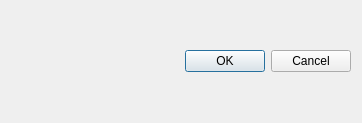
<?xml version="1.0" encoding="UTF-8"?>
<ui version="4.0">
 <class>DataShowForm</class>
 <widget class="QDialog" name="DataShowForm">
  <property name="geometry">
   <rect>
    <x>0</x>
    <y>0</y>
    <width>362</width>
    <height>123</height>
   </rect>
  </property>
  <property name="windowTitle">
   <string>Form</string>
  </property>
  <layout class="QVBoxLayout" name="verticalLayout_3">
   <item>
    <layout class="QHBoxLayout" name="horizontalLayout">
     <item>
      <layout class="QVBoxLayout" name="labelsLayout"/>
     </item>
     <item>
      <layout class="QVBoxLayout" name="inputLayout"/>
     </item>
    </layout>
   </item>
   <item>
    <widget class="QDialogButtonBox" name="buttonBox">
     <property name="standardButtons">
      <set>QDialogButtonBox::Cancel|QDialogButtonBox::Ok</set>
     </property>
    </widget>
   </item>
  </layout>
 </widget>
 <resources/>
 <connections/>
</ui>
